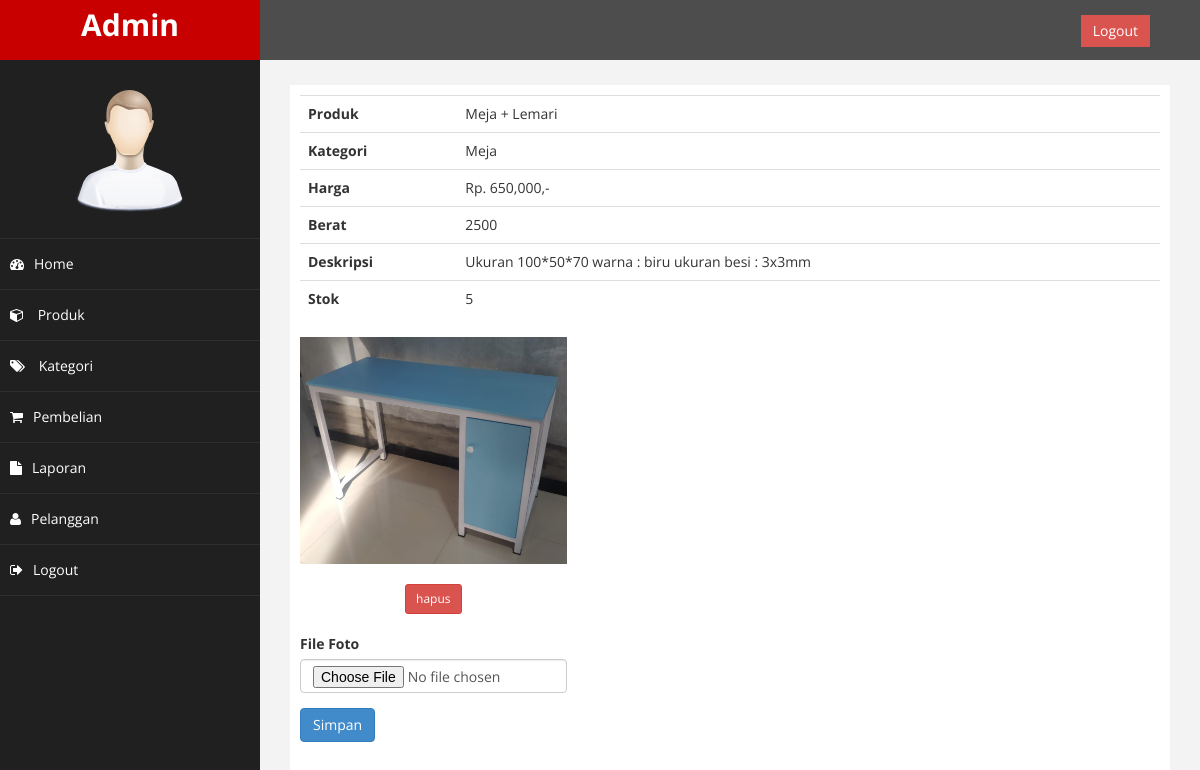
Page /admin/index.php?halaman=detailproduk&id=9 (signed in) on the committed database.
### tables this page shows
CREATE TABLE `produk` (
  `id_produk` int(11) NOT NULL,
  `id_kategori` int(5) NOT NULL,
  `nama_produk` varchar(100) NOT NULL,
  `harga_produk` int(11) NOT NULL,
  `berat_produk` int(11) NOT NULL,
  `foto_produk` varchar(100) NOT NULL,
  `deskripsi_produk` text NOT NULL,
  `stok_produk` int(5) NOT NULL
);

CREATE TABLE `kategori` (
  `id_kategori` int(5) NOT NULL,
  `nama_kategori` varchar(100) NOT NULL
);

CREATE TABLE `produk_foto` (
  `id_produk_foto` int(11) NOT NULL,
  `id_produk` int(11) NOT NULL,
  `nama_produk_foto` varchar(255) NOT NULL
);

### admin/detailproduk.php (the view, shortened to what this page needs)
<?php
$id_produk = $_GET['id'];
$ambil = $koneksi->query("SELECT * FROM produk LEFT JOIN kategori ON produk.id_kategori=kategori.id_kategori WHERE id_produk='$id_produk'");
$detailproduk = $ambil->fetch_assoc();
$fotoproduk = array();
$ambilfoto = $koneksi->query("SELECT * FROM produk_foto WHERE id_produk='$id_produk'");
while($tiap = $ambilfoto->fetch_assoc()){
  $fotoproduk[] = $tiap;
}
?>
<table class="table">
  <tr>
    <th>Produk</th>
    <td><?= $detailproduk['nama_produk']; ?></td>
  </tr>
  <tr>
    <th>Kategori</th>
    <td><?= $detailproduk['nama_kategori']; ?></td>
  </tr>
  <tr>
    <th>Harga</th>
    <td>Rp. <?= number_format($detailproduk['harga_produk']) ?>,-</td>
  </tr>
  <tr>
    <th>Berat</th>
    <td><?= $detailproduk['berat_produk']; ?></td>
  </tr>
  <tr>
    <th>Deskripsi</th>
    <td><?= $detailproduk['deskripsi_produk']; ?></td>
  </tr>
  <tr>
    <th>Stok</th>
    <td><?= $detailproduk['stok_produk']; ?></td>
  </tr>
</table>
<div class="row">
  <?php foreach($fotoproduk as $key => $value): ?>
  <div class="col-md-4 text-center">
    <img src="../foto_produk/<?= $value['nama_produk_foto']; ?>" alt="" class="img-responsive"><br>
    <a href="index.php?halaman=hapusfotoproduk&idfoto=<?= $value['id_produk_foto']; ?>&idproduk=<?= $id_produk; ?>" class="btn btn-danger btn-sm">hapus</a>
  </div>
  <?php endforeach; ?>
</div><br>
<div class="row">
  <div class="col-md-4">
    <form method="post" enctype="multipart/form-data">
      <div class="form-group">
        <label for="">File Foto</label>
        <input type="file" name="produk_foto" class="form-control" required>
      </div>
      <button class="btn btn-primary" name="simpan" value="simpan">Simpan</button>
    </form>
  </div>
</div>

### admin/assets/css/custom.css (style rules this page uses)
body { font-family: 'Open Sans', sans-serif; }
.text-center { text-align:center; }

### rows in the picture
produk: nama_produk "Meja + Lemari", id_kategori.nama_kategori "Meja", harga_produk "650,000", berat_produk "2500", deskripsi_produk "Ukuran 100*50*70 warna : biru ukuran besi : 3x3mm", stok_produk "5"
produk_foto: nama_produk_foto (picture)
